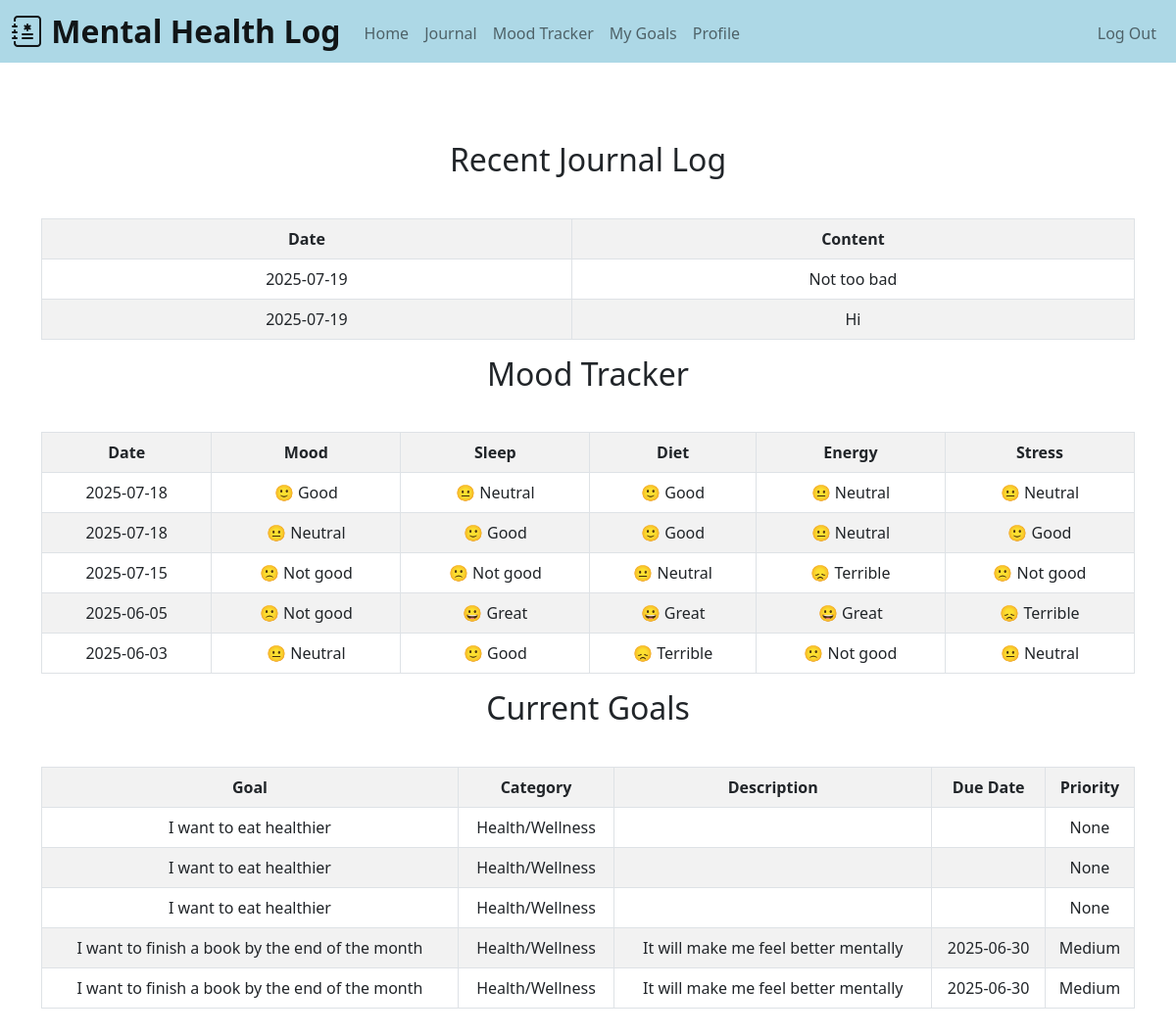
Page / (signed in) on the earlier database version.
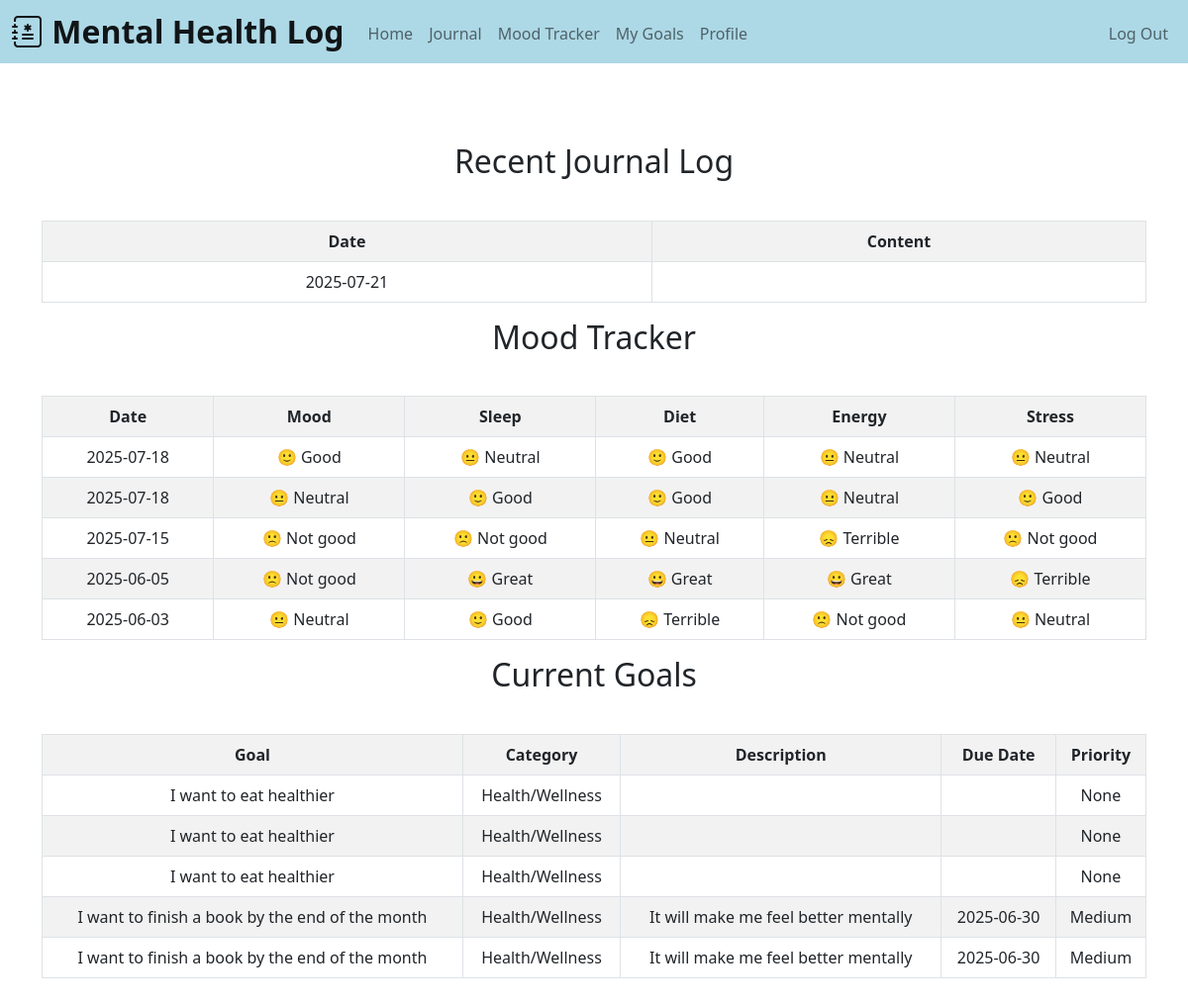
Same page on the later database version.
### tables this page shows
CREATE TABLE entries (
        id INTEGER PRIMARY KEY,
        user_id INTEGER NOT NULL,
        date DATE NOT NULL,
        mood TEXT NOT NULL,
        stress TEXT NOT NULL,
        emotion TEXT NOT NULL,
        self_reflection TEXT NOT NULL,
        content TEXT,
        FOREIGN KEY (user_id) REFERENCES users(id)
    );

CREATE TABLE tracker (
        id INTEGER PRIMARY KEY AUTOINCREMENT NOT NULL,
        user_id INTEGER NOT NULL,
        date DATE NOT NULL,
        mood TEXT NOT NULL,
        sleep TEXT NOT NULL,
        diet TEXT NOT NULL,
        energy TEXT NOT NULL,
        stress TEXT NOT NULL,
        FOREIGN KEY (user_id) REFERENCES users(id)
    );

CREATE TABLE goals (
        id INTEGER PRIMARY KEY,
        user_id INTEGER NOT NULL,
        goal_title TEXT NOT NULL,
        category TEXT NOT NULL,
        description TEXT,
        due_date DATE,
        priority TEXT CHECK (priority IN ('Low', 'Medium', 'High')) DEFAULT 'Medium',
        completed BOOLEAN DEFAULT 0,
        FOREIGN KEY (user_id) REFERENCES users(id)
    );

### app.py (the view)
@app.route("/")
@login_required
def index():
    conn = db_connection()
    cur = conn.cursor()
    user_id = session["user_id"]
    cur.execute("SELECT date, content FROM entries WHERE user_id = ? ORDER BY date DESC LIMIT 5", (user_id,))
    journal_entries = cur.fetchall()
    cur.execute("SELECT date, mood, sleep, diet, energy, stress FROM tracker WHERE user_id = ? ORDER BY date DESC LIMIT 5", (user_id,))
    mood_entries = cur.fetchall()
    cur.execute("SELECT goal_title, category, description, due_date, priority FROM goals WHERE user_id = ? ORDER BY due_date LIMIT 5", (user_id,))
    goal_entries = cur.fetchall()
    conn.close()
    return render_template("index.html",
                           journal_entries = journal_entries,
                           mood_entries = mood_entries,
                           goal_entries = goal_entries)

### helper.py (called while the page is built)
def db_connection():
    conn = sqlite3.connect('mental_health.db')
    conn.row_factory = sqlite3.Row
    return conn

def login_required(f):
    @wraps(f)
    def decorated_function(*args, **kwargs):
        if session.get("user_id") is None:
            return redirect("/login")
        return f(*args, **kwargs)
    return decorated_function

### templates/index.html (shortened to what this page needs)
{% extends "layout.html" %}
{% block main %}
    <h2 class="heading-space">Recent Journal Log</h2>
    <table class="table table-striped table-bordered">
        <tr>
            <th>Date</th>
            <th>Content</th>
        </tr>
        {% for entry in journal_entries %}
            <tr>
                <td>{{ entry['date'] }}</td>
                <td>{{ entry['content'] }}</td>
            </tr>
        {% endfor %}
    </table>
    <h2 class="heading-space">Mood Tracker</h2>
    <table class="table table-striped table-bordered">
        <tr>
            <th>Date</th>
            <th>Mood</th>
            <th>Sleep</th>
            <th>Diet</th>
            <th>Energy</th>
            <th>Stress</th>
        </tr>
        {% for mood in mood_entries %}
            <tr>
                <td>{{ mood['date'] }}</td>
                <td>{{ mood['mood'] }}</td>
                <td>{{ mood['sleep'] }}</td>
                <td>{{ mood['diet'] }}</td>
                <td>{{ mood['energy'] }}</td>
                <td>{{ mood['stress'] }}</td>
            </tr>
        {% endfor %}
    </table>
    <h2 class="heading-space">Current Goals</h2>
        <table class="table table-striped table-bordered">
        <tr>
            <th>Goal</th>
            <th>Category</th>
            <th>Description</th>
            <th>Due Date</th>
            <th>Priority</th>
        </tr>
        {% for goal in goal_entries %}
            <tr>
                <td>{{ goal['goal_title'] }}</td>
                <td>{{ goal['category'] }}</td>
                <td>{{ goal['description'] }}</td>
                <td>{{ goal['due_date'] }}</td>
                <td>{{ goal['priority'] }}</td>
            </tr>
        {% endfor %}
    </table>
{% endblock %}

### templates/layout.html (shortened to what this page needs)
<!DOCTYPE html>
<html>
    <head>
        <link href="https://cdn.jsdelivr.net/npm/bootstrap@5.0.2/dist/css/bootstrap.min.css" rel="stylesheet">
        <link rel="stylesheet" href="https://cdn.jsdelivr.net/npm/bootstrap-icons@1.13.1/font/bootstrap-icons.min.css">
        <link href="/static/style.css" rel="stylesheet">
    </head>
    <body>
        <header>
            <nav class="navbar navbar-expand-lg navbar-light" style="background-color: lightblue;">
                <div class="container-fluid">
                    <a class="navbar-brand mb-0 h1" href="/"><i class="bi bi-journal-medical"></i> Mental Health Log</a>
                    <div class="collapse navbar-collapse" id="navbar">
                        {% if session["user_id"] %}
                            <ul class="navbar-nav me-auto mt-1">
                                <li class="nav-item"><a class="nav-link" href="/">Home</a></li>
                                <li class="nav-item"><a class="nav-link" href="/entry">Journal</a></li>
                                <li class="nav-item"><a class="nav-link" href="/tracker">Mood Tracker</a></li>
                                <li class="nav-item"><a class="nav-link" href="/goals">My Goals</a></li>
                                <li class="nav-item"><a class="nav-link" href="/profile">Profile</a></li>
                            </ul>
                            <ul class="navbar-nav ms-auto mt-1">
                                <li class="nav-item"><a class="nav-link" href="/logout">Log Out</a></li>
                            </ul>
                        {% else %}
                            <ul class="navbar-nav ms-auto mt-1">
                                <li class="nav-item"><a class="nav-link" href="/login">Log In</a></li>
                                <li class="nav-item"><a class="nav-link" href="/register">Register</a></li>
                            </ul>
                        {% endif %}
                    </div>
                </div>
            </nav>
        </header>
        <main class="container big-padding text-center">
            {% block main %}{% endblock %}
        </main>
    </body>
</html>

### static/style.css (style rules this page uses)
.navbar-brand { font-weight: 600; font-size: xx-large; }
.big-padding { padding-top: 5rem; padding-bottom: 5rem; }
.heading-space { padding-bottom: 2rem; }

Differences in the rows shown:
removed entries: date "2025-07-19", content "Hi"
changed entries: date "2025-07-19" → "2025-07-21"; content "Not too bad" → (not shown)
